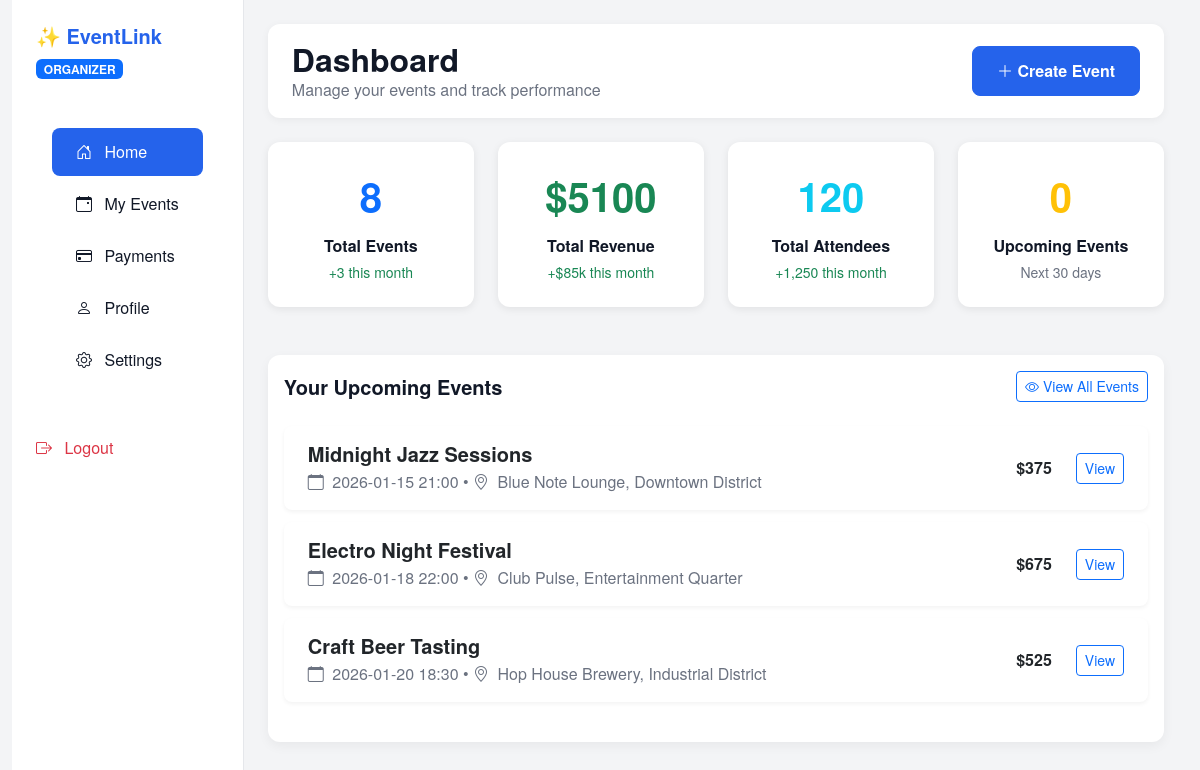
The app's page /dashboard (signed in) with its own data.
### tables this page shows
CREATE TABLE events (
        id INTEGER PRIMARY KEY AUTOINCREMENT,
        organizer_id INTEGER,
        title TEXT NOT NULL,
        description TEXT,
        location TEXT NOT NULL,
        date_time TEXT NOT NULL,
        price REAL NOT NULL,
        capacity INTEGER,
        category TEXT,
        status TEXT DEFAULT 'active',
        image_url TEXT DEFAULT 'https://images.unsplash.com/photo-1566737236500-c8ac43014a67?auto=format&fit=crop&w=800&q=80',
        created_at TEXT DEFAULT CURRENT_TIMESTAMP,
        FOREIGN KEY (organizer_id) REFERENCES users (id)
    );

### app.py (the view, shortened to what this page needs)
@app.route('/dashboard')
def dashboard():
    if 'user_id' not in session: return redirect(url_for('login'))
    conn = get_db()
    if session['role'] == 'organizer':
        events = conn.execute('SELECT * FROM events WHERE organizer_id = ?', (session['user_id'],)).fetchall()
        revenue = sum([e['price'] for e in events]) * 15
        attendees = len(events) * 15
        conn.close()
        return render_template('dashboard_org.html', events=events, revenue=revenue, attendees=attendees)

### app.py (called while the page is built)
def get_db():
    conn = sqlite3.connect(DB_NAME)
    conn.row_factory = sqlite3.Row
    return conn

### templates/dashboard_org.html (shortened to what this page needs)
{% extends "layout.html" %}
{% block content %}
<div class="d-flex">
    <div class="sidebar">
        <div class="p-4">
            <div class="mb-5">
                <h3 class="sidebar-logo">✨ EventLink</h3>
                <span class="badge bg-primary">ORGANIZER</span>
            </div>
            <nav class="sidebar-nav">
                <a href="{{ url_for('dashboard') }}" class="nav-link active">
                    <i class="bi bi-house-door me-2"></i> Home
                </a>
                <a href="{{ url_for('events_list') }}" class="nav-link">
                    <i class="bi bi-calendar-event me-2"></i> My Events
                </a>
                <a href="{{ url_for('payments') }}" class="nav-link">
                    <i class="bi bi-credit-card me-2"></i> Payments
                </a>
                <a href="{{ url_for('profile') }}" class="nav-link">
                    <i class="bi bi-person me-2"></i> Profile
                </a>
                <a href="{{ url_for('settings') }}" class="nav-link">
                    <i class="bi bi-gear me-2"></i> Settings
                </a>
            </nav>
            <div class="mt-auto pt-5">
                <a href="/logout" class="nav-link text-danger">
                    <i class="bi bi-box-arrow-right me-2"></i> Logout
                </a>
            </div>
        </div>
    </div>
    <div class="flex-grow-1 p-4" style="background-color: var(--color-bg-main);">
        <div class="top-nav d-flex justify-content-between align-items-center mb-4">
            <div>
                <h2 class="page-header mb-0">Dashboard</h2>
                <p class="text-muted-custom mb-0">Manage your events and track performance</p>
            </div>
            <button class="btn btn-primary" data-bs-toggle="modal" data-bs-target="#createModal">
                <i class="bi bi-plus-lg"></i> Create Event
            </button>
        </div>
        <div class="row g-4 mb-5">
            <div class="col-md-3">
                <div class="stat-card text-center">
                    <div class="fs-1 fw-bold text-primary mb-2">{{ events|length }}</div>
                    <div class="fw-semibold mb-1">Total Events</div>
                    <div class="text-success small">+3 this month</div>
                </div>
            </div>
            <div class="col-md-3">
                <div class="stat-card text-center">
                    <div class="fs-1 fw-bold text-success mb-2">${{ "%.0f"|format(revenue) }}</div>
                    <div class="fw-semibold mb-1">Total Revenue</div>
                    <div class="text-success small">+$85k this month</div>
                </div>
            </div>
            <div class="col-md-3">
                <div class="stat-card text-center">
                    <div class="fs-1 fw-bold text-info mb-2">{{ attendees }}</div>
                    <div class="fw-semibold mb-1">Total Attendees</div>
                    <div class="text-success small">+1,250 this month</div>
                </div>
            </div>
            <div class="col-md-3">
                <div class="stat-card text-center">
                    <div class="fs-1 fw-bold text-warning mb-2">
                        {% set upcoming_events = events|selectattr("date_time", ">", "now")|list|length %}
                        {{ upcoming_events }}
                    </div>
                    <div class="fw-semibold mb-1">Upcoming Events</div>
                    <div class="text-muted-custom small">Next 30 days</div>
                </div>
            </div>
        </div>
        <div class="card">
            <div class="card-body">
                <div class="d-flex justify-content-between align-items-center mb-4">
                    <h3 class="section-header mb-0">Your Upcoming Events</h3>
                    <a href="{{ url_for('events_list') }}" class="btn btn-outline-primary btn-sm">
                        <i class="bi bi-eye"></i> View All Events
                    </a>
                </div>
                <div class="mb-4">
                {% if events %}
                {% for event in events[:3] %}
                <div class="event-row d-flex justify-content-between align-items-center">
                    <div>
                        <h5 class="fw-bold mb-1">{{ event.title }}</h5>
                        <p class="text-muted-custom mb-0">
                            <i class="bi bi-calendar me-1"></i> {{ event.date_time }} •
                            <i class="bi bi-geo-alt me-1"></i> {{ event.location }}
                        </p>
                    </div>
                    <div class="d-flex align-items-center">
                        <span class="fw-bold me-4">${{ "%.0f"|format(event.price * 15) }}</span>
                        <a href="{{ url_for('event_detail', event_id=event.id) }}" class="btn btn-sm btn-outline-primary">View</a>
                    </div>
                </div>
                {% endfor %}
                {% endif %}
            </div>
        </div>
    </div>
</div>
{% endblock %}

### templates/layout.html (shortened to what this page needs)
<!DOCTYPE html>
<html lang="en">
<head>
    <link href="https://cdn.jsdelivr.net/npm/bootstrap@5.3.0/dist/css/bootstrap.min.css" rel="stylesheet">
    <link rel="stylesheet" href="https://cdn.jsdelivr.net/npm/bootstrap-icons@1.10.0/font/bootstrap-icons.css">
</head>
<body>
    <div class="container-fluid">
        {% block content %}{% endblock %}
    </div>
</body>
</html>

### templates/layout.html (style rules this page uses)
:root { --color-bg-main: #f3f4f6; --color-bg-sidebar: #ffffff; --color-card: #ffffff; --color-primary: #2563eb; --color-text-main: #111827; --color-text-muted: #6b7280; }
body { background-color: var(--color-bg-main); font-family: "Helvetica Neue", Helvetica, Arial, sans-serif; color: var(--color-text-main); }
.sidebar { background: var(--color-bg-sidebar); min-height: 100vh; border-right: 1px solid #e5e7eb; }
.sidebar-logo { color: var(--color-primary); font-weight: 700; font-size: 1.25rem; }
.sidebar-nav .nav-link { color: var(--color-text-main); font-weight: 500; padding: 0.75rem 1.5rem; border-radius: 0.5rem; margin: 0.25rem 1rem; }
.sidebar-nav .nav-link.active { background-color: var(--color-primary); color: white; }
.card { border: none; border-radius: 12px; box-shadow: 0 4px 12px rgba(0,0,0,0.05); background: var(--color-card); }
.stat-card { background: var(--color-card); border-radius: 12px; padding: 1.5rem; box-shadow: 0 2px 8px rgba(0,0,0,0.08); transition: all 0.2s ease; }
.btn-primary { background-color: var(--color-primary); border-color: var(--color-primary); border-radius: 8px; padding: 0.75rem 1.5rem; font-weight: 600; }
.page-header { font-size: 2rem; font-weight: 700; color: var(--color-text-main); margin-bottom: 1.5rem; }
.section-header { font-size: 1.25rem; font-weight: 600; color: var(--color-text-main); margin-bottom: 1rem; }
.text-muted-custom { color: var(--color-text-muted) !important; }
.event-row { background: var(--color-card); border-radius: 8px; padding: 1rem 1.5rem; margin-bottom: 0.75rem; box-shadow: 0 2px 4px rgba(0,0,0,0.05); transition: all 0.2s ease; }
.top-nav { background: var(--color-card); border-radius: 12px; padding: 1rem 1.5rem; margin-bottom: 2rem; box-shadow: 0 2px 8px rgba(0,0,0,0.05); }

### records on screen
events: title "Midnight Jazz Sessions", date_time "2026-01-15 21:00", location "Blue Note Lounge, Downtown District", event.price*15 "375"
events: title "Electro Night Festival", date_time "2026-01-18 22:00", location "Club Pulse, Entertainment Quarter", event.price*15 "675"
events: title "Craft Beer Tasting", date_time "2026-01-20 18:30", location "Hop House Brewery, Industrial District", event.price*15 "525"

### other values on screen
{{ events|length }} "8"
{{ "%.0f"|format(revenue) }} "5100"
{{ attendees }} "120"
{{ upcoming_events }} "0"
